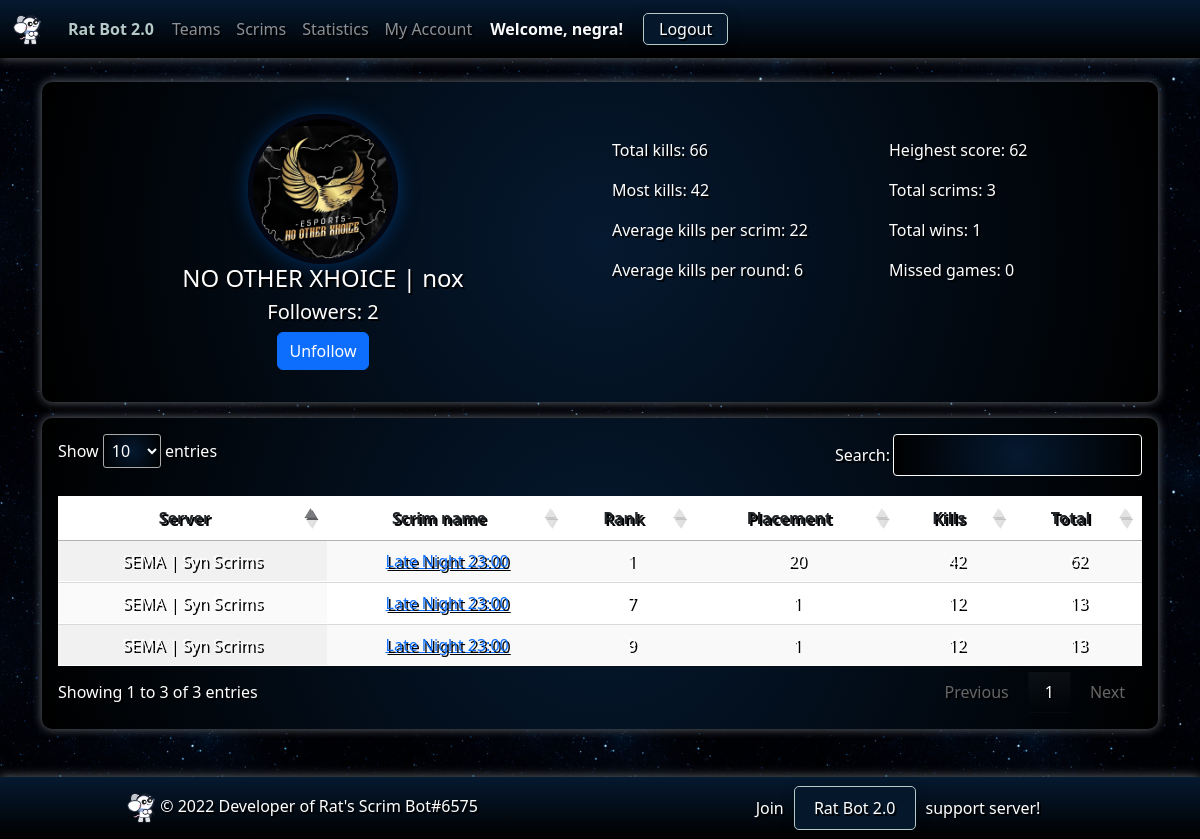
Page /teams/61 (signed in) on the committed database.
### ratbotapp/models.py (models this page shows, shortened)
class Team(models.Model):
    team_name = models.CharField(max_length=30, unique=True)
    team_tag = models.CharField(max_length=10, default="")
    team_slug = models.CharField(max_length=60, unique=False, editable=False)
    team_image = models.ImageField(upload_to='team_images/', null=True, blank=True)
    followers = models.ManyToManyField(User, related_name='following')
    created_at = models.DateTimeField(auto_now_add=True)
    updated_at = models.DateTimeField(auto_now=True)
    def __str__(self):
        return f"{self.team_name} | {self.team_tag}"

class Score(models.Model):
    rank = models.IntegerField(default=0)
    result = models.ForeignKey(Result, on_delete=models.CASCADE, default=None)
    team = models.ForeignKey(Team, on_delete=models.RESTRICT, default=None)
    team_managers = models.CharField(max_length=200, default='Unknown')
    wwcd = models.PositiveSmallIntegerField(default=0)
    pp = models.PositiveSmallIntegerField(default=0)
    kp = models.PositiveSmallIntegerField(default=0)
    tp = models.PositiveSmallIntegerField(default=0)
    missed_games = models.IntegerField(default=0)
    created_at = models.DateTimeField(auto_now_add=True)
    updated_at = models.DateTimeField(auto_now=True)
    def __str__(self):
        return f"#{self.rank} - {self.team.team_name} - {self.pp} - {self.kp} - {self.tp}"

class Result(models.Model):
    generated_by = models.CharField(default="", max_length=100)  # id of person who used %sheet results last
    server = models.ForeignKey(Server, on_delete=models.RESTRICT, default=None)
    scrim_name = models.CharField(default="", max_length=100)
    class ScrimType(models.TextChoices):
        PRO = 'pro', 'Pro'
        OPEN = 'open', 'Open'
        TOUR = 'tour', 'Tournament'
    scrim_type = models.CharField(
        max_length=4,
        choices=ScrimType.choices,
        default=ScrimType.OPEN,
    )
    date_played = models.DateField()
    time_played = models.TimeField()
    created_at = models.DateTimeField(auto_now_add=True)
    updated_at = models.DateTimeField(auto_now=True)

class Server(models.Model):
    guild_id = models.IntegerField(unique=True)
    guild_name = models.CharField(default="", max_length=100)
    membership = models.ForeignKey(Membership, on_delete=models.RESTRICT, null=True)
    membership_start_date = models.DateTimeField(null=True, blank=True)
    membership_end_date = models.DateTimeField(null=True, blank=True)
    profile_image = models.ImageField(upload_to='server_images/', null=True, blank=True)
    invite_link = models.CharField(default="", max_length=100)
    members = models.IntegerField(default=0)
    created_at = models.DateTimeField(auto_now_add=True)
    updated_at = models.DateTimeField(auto_now=True)

### ratbotapp/views.py (the view)
# urls.py: path('teams/<int:pk>', views.team_detail, name='team_detail'),
@csrf_exempt
@login_required(login_url="/accounts/discord/login")
def team_detail(request, pk):
    print("======== STARTED team_detail() =======")
    team = get_object_or_404(Team, pk=pk)
    followers = team.followers.all()
    stats = Score.objects.filter(tp__gte=0).order_by('-tp').select_related('result')[:3]
    scores = Score.objects.filter(team=team).order_by('rank')
    total_kills = 0
    missed_games = 0
    for score in scores:
        total_kills += score.kp
        missed_games += score.missed_games
    max_kills = scores.filter(kp__gte=0).order_by('-kp')[:1][0].kp
    max_points = scores.filter(tp__gte=0).order_by('-tp')[:1][0].tp
    wins = scores.filter(rank=1)
    missed_games = 0
    total_scrims = len(scores)
    average_kills_per_scrim = round(total_kills / total_scrims)
    average_kills_per_round = round(average_kills_per_scrim / 4)
    context = {
        'team': team,
        'stats': {
            'following': True if request.user in followers else False,
            'followers': len(followers),
            'total_scrims': total_scrims,
            'max_kills': max_kills,
            'max_points': max_points,
            'total_wins': len(wins),
            'total_kills': total_kills,
            'missed_games': missed_games,
            'average_kills_per_scrim': average_kills_per_scrim,
            'average_kills_per_round': average_kills_per_round
        },
        'scores': scores,
    }
    pprint(context)
    return render(request, 'ratbot/team_detail.html', context)

### ratbotapp/templates/ratbot/team_detail.html (shortened to what this page needs)
{% extends 'ratbot/base/base.html' %}
{% load static %}
{% block body %}
<div class="container">
    <div class="gradient-2 p-3 mt-4 mb-3">
        <div class="row mt-3 mb-3">
            <div class="col-md-6 col-sm-12">
                {% if team.team_image %}
                <img class="team-image img-fluid mx-auto d-block"
                     style="height:150px;width:150px;border-radius:50%;margin: 0 auto;display: block;border: 5px solid #040612;box-shadow: 0 0 20px #003366;"
                     src="{{ team.team_image.url }}" alt="{{ team.team_name }}">
                {% else %}
                <img class="team-image img-fluid mx-auto d-block"
                     style="height:150px;width:150px;border-radius:50%;margin: 0 auto;display: block;border: 5px solid #040612;box-shadow: 0 0 20px #003366;"
                     src="{% static 'ratbot/images/default_team_image.png' %}" alt="{{ team.team_name }}">
                {% endif %}
                <div class="col-md-12 col-sm-12 text-center">
                    <h4>{{team.team_name}} | {{team.team_tag}}</h4>
                    <h5>Followers: {{stats.followers}}</h5>
                    {% if stats.following %}
                    <form method="POST" action="{% url 'unfollow_team' team.id %}">
                        <button type="submit" class="btn btn-primary">Unfollow</button>
                    </form>
                    {% else %}
                    <form method="POST" action="{% url 'follow_team' team.id %}">
                        {% csrf_token %}
                        <button type="submit" class="btn btn-primary">Follow</button>
                    </form>
                    {% endif %}
                </div>
            </div>
            <div class="col-md-6 col-sm-12 mt-4">
                <div class="row">
                    <div class="col-6">
                        <p>Total kills: {{ stats.total_kills }}</p>
                        <p>Most kills: {{ stats.max_kills }}</p>
                        <p>Average kills per scrim: {{ stats.average_kills_per_scrim }}</p>
                        <p>Average kills per round: {{ stats.average_kills_per_round }}</p>
                    </div>
                    <div class="col-6">
                        <p>Heighest score: {{ stats.max_points }}</p>
                        <p>Total scrims: {{ stats.total_scrims }}</p>
                        <p>Total wins: {{ stats.total_wins }}</p>
                        <p>Missed games: {{ stats.missed_games }}</p>
                    </div>
                </div>
            </div>
        </div>
    </div>
    <div class="gradient-2 p-3 mt-2">
        <table id="team_detail" class="table table-striped display" style="width:100%">
            <thead class="gradient" style="color:white;">
            <tr>
                <th scope="col" class="dt-center">Server</th>
                <th scope="col" class="dt-center">Scrim name</th>
                <th scope="col" class="dt-center">Rank</th>
                <th scope="col" class="dt-center">Placement</th>
                <th scope="col" class="dt-center">Kills</th>
                <th scope="col" class="dt-center">Total</th>
            </tr>
            </thead>
            <tbody>
            {% for score in scores %}
            <tr>
                <td class="dt-center" style="color:white;">{{ score.result.server.guild_name}}</td>
                <td class="dt-center" style="color:white;"><a href="{% url 'scrim_detail' score.result.pk %}">{{ score.result.scrim_name}}</a></td>
                <td class="dt-center" style="color:white;">{{ score.rank }}</td>
                <td class="dt-center" style="color:white;">{{ score.pp }}</td>
                <td class="dt-center" style="color:white;">{{ score.kp }}</td>
                <td class="dt-center" style="color:white;">{{ score.tp }}</td>
            </tr>
            {% endfor %}
            </tbody>
        </table>
    </div>
</div>
{% endblock %}

### ratbotapp/templates/ratbot/base/base.html (shortened to what this page needs)
{% load static %}
<!doctype html>
<html lang="en">
<head>
    <link rel="stylesheet" href="{% static 'ratbot/styles/base.css' %}">
    <link href="https://cdn.jsdelivr.net/npm/bootstrap@5.3.0-alpha1/dist/css/bootstrap.min.css" rel="stylesheet"
>
    <link rel="stylesheet" type="text/css" href="https://cdn.datatables.net/1.13.2/css/jquery.dataTables.css">
    <link rel="stylesheet" href="https://cdnjs.cloudflare.com/ajax/libs/font-awesome/6.3.0/css/all.min.css"
/>
</head>
<body>
<nav class="navbar navbar-expand-lg navbar-dark bg-dark space-gradient sticky-top">
    <div class="container-fluid text-center">
        <a class="navbar-brand" href="/">
            <img src="{% static 'ratbot/images/logo.png' %}" alt="Rat Bot" height="30">
        </a>
        <a href="/" class="welcome">
            <span> Rat Bot 2.0</span>
        </a>
        <div class="collapse navbar-collapse" id="navbarNavDropdown">
            <ul class="navbar-nav">
                <li class="nav-item">
                    <a class="nav-link" href="{% url 'teams' %}">Teams</a>
                </li>
                <li class="nav-item">
                    <a class="nav-link" href="{% url 'scrims' %}">Scrims</a>
                </li>
                <li class="nav-item">
                    <a class="nav-link" href="{% url 'statistics' %}">Statistics</a>
                </li>
                {% if user.is_authenticated %}
                <li class="nav-item">
                    <a  class="nav-link" href="{% url 'my_account' %}">My Account</a>
                </li>
                {% endif %}
            </ul>
            {% if user.is_authenticated %}
            <span class="text-light welcome">Welcome, {{ user.username }}!</span>
            <span class="text-light"><a class="nav-link login" href="{% url 'logout' %}"> Logout</a></span>
            {% else %}
            <span class="text-light"><a class="nav-link login" href="{% url 'login' %}">Login</a></span>
            {% endif %}
        </div>
    </div>
</nav>
{% block body %} Base body block {% endblock %}
<div class="gradient-footer mt-5">
    <footer class="mt-3 py-3 px-3">
        <div class="row justify-content-center align-items-center">
            <div class="col-sm-12 col-md-6 mb-3 mb-md-0 text-center">
                <a href="/"><img src="{% static 'ratbot/images/logo.png' %}" alt="Rat Bot" height="30"></a> © 2022
                Developer of Rat's Scrim Bot#6575
            </div>
            <div class="col-sm-12 col-md-6 mt-3 mt-md-0 text-center">
                Join<a class="discord-invite" href="https://discord.gg/zT7RWQWQdr"> Rat Bot 2.0 </a>support server!
            </div>
        </div>
    </footer>
</div>
</body>
</html>

### ratbotapp/static/ratbot/styles/base.css (style rules this page uses)
body { color: #ffffff !important; background-color: #0c2340; background-image: url('space-background.jpg'); background-repeat: repeat; }
.team-image { height: 100px; }
.gradient-footer { background-color: #000000; background-image: radial-gradient(circle, #000000 0%, #051930 100%); background-image: linear-gradient(to top, #000000 0%, #051930 100%); text-shadow: 2px 2px #000; box-shadow: 0 0 10px #656b6f; }
.gradient { background-color: #000000; background-image: radial-gradient(circle, #051930 0%, #000000 100%); background-image: linear-gradient(to top, #051930 0%, #000000 100%); text-shadow: 2px 2px #000; box-shadow: 0 0 10px #656b6f; border-radius: 10px; }
.gradient-2 { background-color: #000000; background-image: radial-gradient(circle, #051930 0%, #000000 100%); text-shadow: 2px 2px #000; box-shadow: 0 0 10px #656b6f; border-radius: 10px; }
.navbar { background-color: #000000; background-image: radial-gradient(circle, #051930 0%, #000000 100%); background-image: linear-gradient(to bottom, #051930 0%, #000000 100%); text-shadow: 2px 2px #000; box-shadow: 0 0 10px #656b6f; }
.navbar .nav-link.login { margin-left: 10px; margin-right: 10px; padding: 3px 15px; background-color: #04172b; border: 1px solid #b5c9c9; border-radius: 5px; box-shadow: 0px 3px 15px rgba(0, 0, 0, 0.2); }
.welcome { margin-left: 10px; margin-right: 10px; font-weight: bold; color: #b5c9c9; text-shadow: 0px 2px 2px rgba(0, 0, 0, 0.5); text-decoration: none; }
.discord-invite { color: white; margin-left: 10px; margin-right: 10px; padding: 10px 15px; background-color: #04172b; border: 1px solid #b5c9c9; border-radius: 5px; box-shadow: 0px 3px 15px rgba(0, 0, 0, 0.2); text-decoration: none; }

### rows in the picture
Team: team_image (picture), team_name "NO OTHER XHOICE", team_tag "nox"
Score: result.server.guild_name "SEMA | Syn Scrims", result.scrim_name "Late Night 23:00", rank "1", pp "20", kp "42", tp "62"
Score: result.server.guild_name "SEMA | Syn Scrims", result.scrim_name "Late Night 23:00", rank "7", pp "1", kp "12", tp "13"
Score: result.server.guild_name "SEMA | Syn Scrims", result.scrim_name "Late Night 23:00", rank "9", pp "1", kp "12", tp "13"

### other values in the picture
{{ user.username }} "negra"
{{ stats.followers }} "2"
{{ stats.total_kills }} "66"
{{ stats.max_kills }} "42"
{{ stats.average_kills_per_scrim }} "22"
{{ stats.average_kills_per_round }} "6"
{{ stats.max_points }} "62"
{{ stats.total_scrims }} "3"
{{ stats.total_wins }} "1"
{{ stats.missed_games }} "0"
